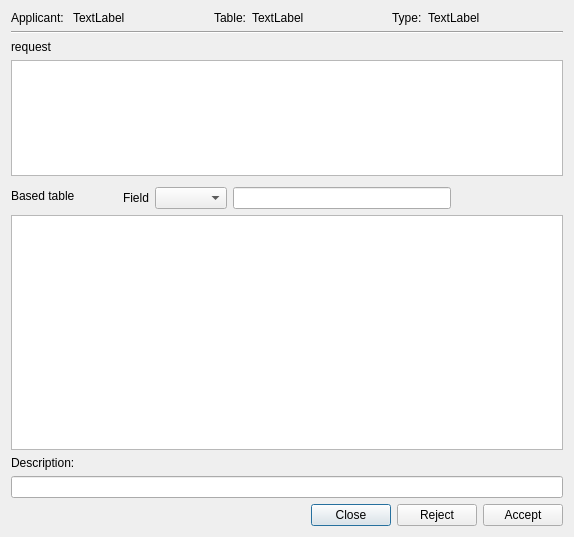
<?xml version="1.0" encoding="UTF-8"?>
<ui version="4.0">
 <class>ReviewDialog</class>
 <widget class="QDialog" name="ReviewDialog">
  <property name="geometry">
   <rect>
    <x>0</x>
    <y>0</y>
    <width>574</width>
    <height>537</height>
   </rect>
  </property>
  <property name="windowTitle">
   <string>Dialog</string>
  </property>
  <layout class="QGridLayout" name="gridLayout">
   <item row="5" column="0" colspan="5">
    <widget class="QTableWidget" name="tableWidgetReq">
     <property name="sizePolicy">
      <sizepolicy hsizetype="Expanding" vsizetype="Preferred">
       <horstretch>0</horstretch>
       <verstretch>0</verstretch>
      </sizepolicy>
     </property>
     <property name="maximumSize">
      <size>
       <width>16777215</width>
       <height>116</height>
      </size>
     </property>
     <attribute name="horizontalHeaderStretchLastSection">
      <bool>true</bool>
     </attribute>
    </widget>
   </item>
   <item row="7" column="0" colspan="5">
    <widget class="QTableView" name="tableViewBase">
     <property name="sizePolicy">
      <sizepolicy hsizetype="Expanding" vsizetype="Expanding">
       <horstretch>0</horstretch>
       <verstretch>5</verstretch>
      </sizepolicy>
     </property>
     <property name="editTriggers">
      <set>QAbstractItemView::NoEditTriggers</set>
     </property>
     <property name="selectionMode">
      <enum>QAbstractItemView::SingleSelection</enum>
     </property>
     <property name="selectionBehavior">
      <enum>QAbstractItemView::SelectRows</enum>
     </property>
     <attribute name="horizontalHeaderStretchLastSection">
      <bool>true</bool>
     </attribute>
    </widget>
   </item>
   <item row="6" column="0">
    <widget class="QLabel" name="label_2">
     <property name="text">
      <string>Based table</string>
     </property>
    </widget>
   </item>
   <item row="11" column="0" colspan="5">
    <layout class="QHBoxLayout" name="horizontalLayout">
     <item>
      <spacer name="horizontalSpacer">
       <property name="orientation">
        <enum>Qt::Horizontal</enum>
       </property>
       <property name="sizeHint" stdset="0">
        <size>
         <width>40</width>
         <height>20</height>
        </size>
       </property>
      </spacer>
     </item>
     <item>
      <widget class="QPushButton" name="btnClose">
       <property name="text">
        <string>Close</string>
       </property>
      </widget>
     </item>
     <item>
      <widget class="QPushButton" name="btnReject">
       <property name="text">
        <string>Reject</string>
       </property>
      </widget>
     </item>
     <item>
      <widget class="QPushButton" name="btnAccept">
       <property name="text">
        <string>Accept</string>
       </property>
      </widget>
     </item>
    </layout>
   </item>
   <item row="4" column="0" colspan="3">
    <widget class="QLabel" name="label">
     <property name="text">
      <string>request</string>
     </property>
    </widget>
   </item>
   <item row="6" column="1" colspan="3">
    <layout class="QHBoxLayout" name="horizontalLayout_3">
     <property name="topMargin">
      <number>5</number>
     </property>
     <property name="bottomMargin">
      <number>0</number>
     </property>
     <item>
      <widget class="QLabel" name="label_6">
       <property name="text">
        <string>Field</string>
       </property>
      </widget>
     </item>
     <item>
      <widget class="QComboBox" name="comboField"/>
     </item>
     <item>
      <widget class="QLineEdit" name="txtSearch"/>
     </item>
    </layout>
   </item>
   <item row="8" column="0">
    <widget class="QLabel" name="label_7">
     <property name="text">
      <string>Description:</string>
     </property>
    </widget>
   </item>
   <item row="0" column="0" colspan="5">
    <layout class="QHBoxLayout" name="horizontalLayout_2">
     <item>
      <widget class="QLabel" name="label_5">
       <property name="text">
        <string>Applicant: </string>
       </property>
      </widget>
     </item>
     <item>
      <widget class="QLabel" name="txtApplicant">
       <property name="sizePolicy">
        <sizepolicy hsizetype="Expanding" vsizetype="Preferred">
         <horstretch>0</horstretch>
         <verstretch>0</verstretch>
        </sizepolicy>
       </property>
       <property name="text">
        <string>TextLabel</string>
       </property>
      </widget>
     </item>
     <item>
      <widget class="QLabel" name="label_3">
       <property name="sizePolicy">
        <sizepolicy hsizetype="Preferred" vsizetype="Preferred">
         <horstretch>0</horstretch>
         <verstretch>0</verstretch>
        </sizepolicy>
       </property>
       <property name="text">
        <string>Table:</string>
       </property>
      </widget>
     </item>
     <item>
      <widget class="QLabel" name="txtTable">
       <property name="sizePolicy">
        <sizepolicy hsizetype="Expanding" vsizetype="Preferred">
         <horstretch>0</horstretch>
         <verstretch>0</verstretch>
        </sizepolicy>
       </property>
       <property name="text">
        <string>TextLabel</string>
       </property>
      </widget>
     </item>
     <item>
      <widget class="QLabel" name="label_4">
       <property name="text">
        <string>Type:</string>
       </property>
      </widget>
     </item>
     <item>
      <widget class="QLabel" name="txtType">
       <property name="sizePolicy">
        <sizepolicy hsizetype="Expanding" vsizetype="Preferred">
         <horstretch>0</horstretch>
         <verstretch>0</verstretch>
        </sizepolicy>
       </property>
       <property name="text">
        <string>TextLabel</string>
       </property>
      </widget>
     </item>
    </layout>
   </item>
   <item row="3" column="0" colspan="5">
    <widget class="Line" name="line_2">
     <property name="orientation">
      <enum>Qt::Horizontal</enum>
     </property>
    </widget>
   </item>
   <item row="9" column="0" colspan="5">
    <widget class="QLineEdit" name="txtDescription"/>
   </item>
  </layout>
 </widget>
 <resources/>
 <connections/>
</ui>
